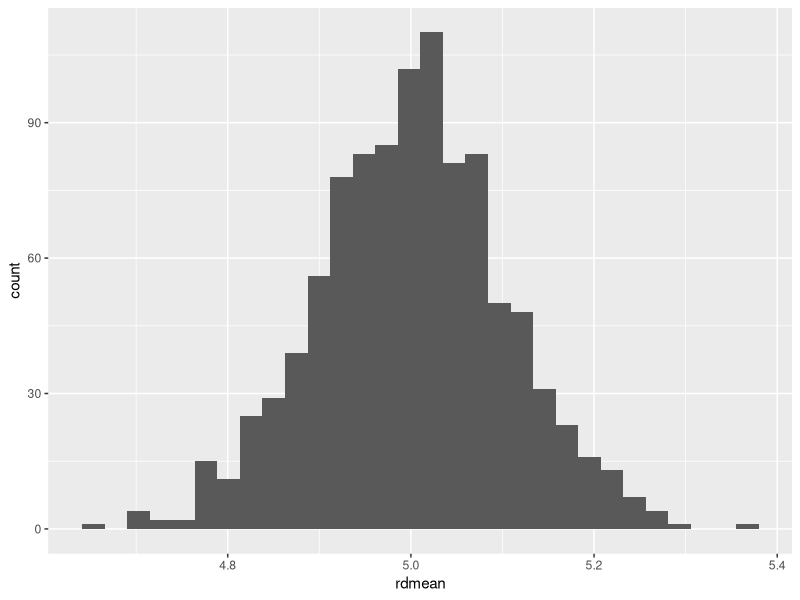

R code for this plot:
## ---- chunk 1
#| fig-width: 8       # inches
#| fig-height: 5
#| out-width: "90%"   # scales in the page
#| fig-align: center
#| echo: false        # hide code if this is the Answers page

library(tidyverse)

sample_mean_pois <- function(n){
  rdnum <- rpois(n, lambda = 5)
  return(mean(rdnum))
}

set.seed(2025)

rdmean <- replicate(n = 1000, sample_mean_pois(500))

df <- data.frame(
  rdmean
)

df %>% ggplot(aes(x = rdmean)) +
  geom_histogram()
